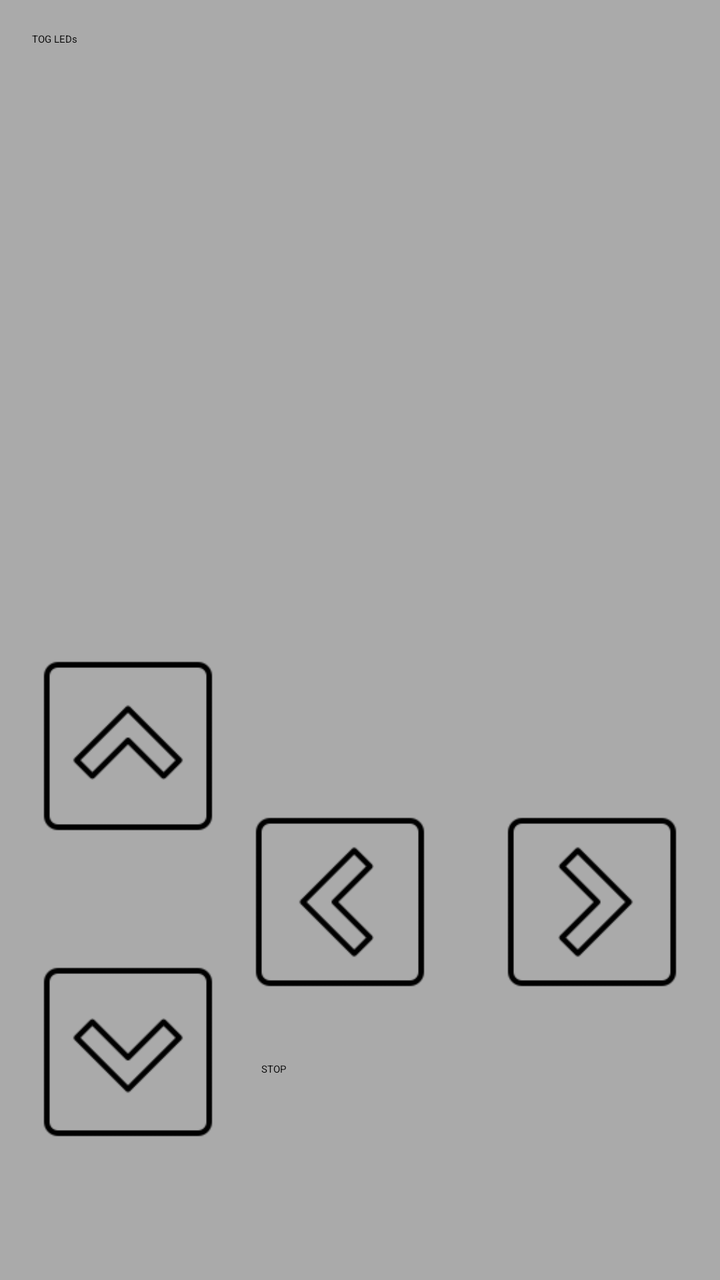
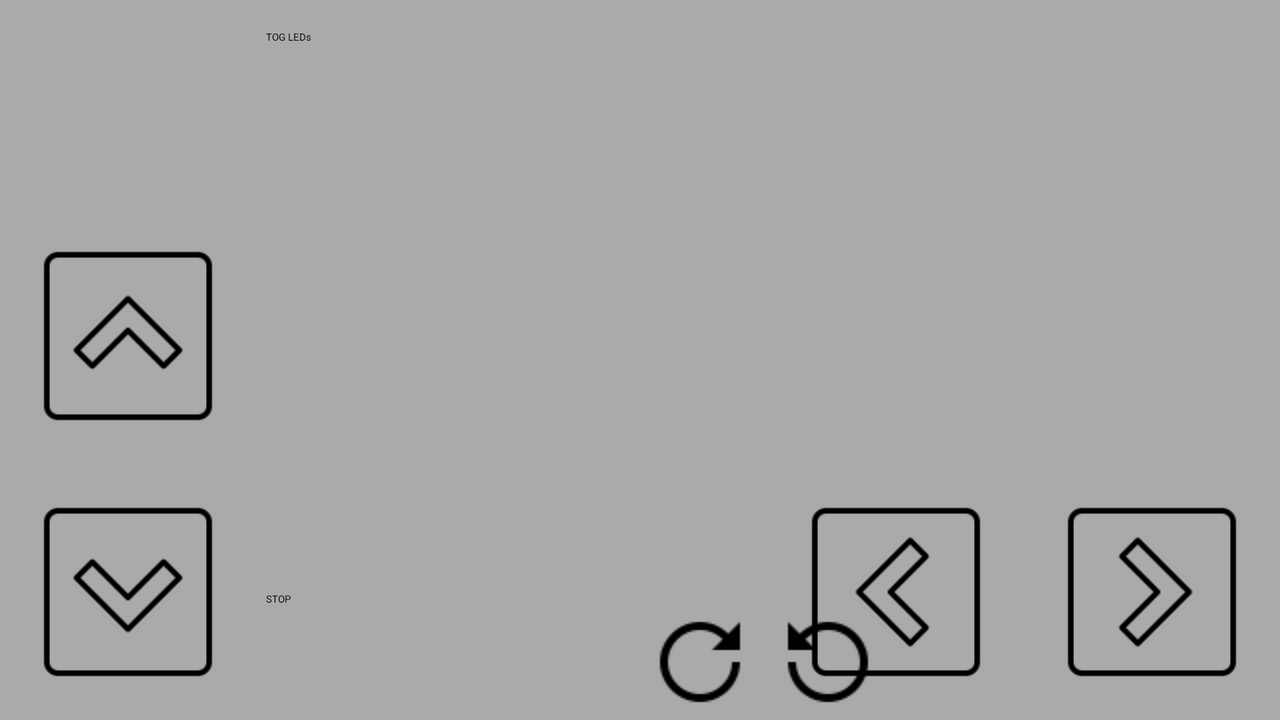

An Android layout and its configuration variant, each rendered on a device that would load it. The default file and the variant file are quoted in full after the pictures.
<!-- AndroidManifest.xml: application theme Theme.Mouse -->
<!-- res/layout/fragment_control.xml -->
<?xml version="1.0" encoding="utf-8"?>
<androidx.constraintlayout.widget.ConstraintLayout xmlns:android="http://schemas.android.com/apk/res/android"
    xmlns:app="http://schemas.android.com/apk/res-auto"
    xmlns:tools="http://schemas.android.com/tools"
    android:id="@+id/frameLayout3"
    android:layout_width="match_parent"
    android:layout_height="match_parent"
    android:background="@android:color/darker_gray"
    tools:context=".ControlFragment">

    <Button
        android:id="@+id/buttonLed"
        android:layout_width="wrap_content"
        android:layout_height="wrap_content"
        android:layout_marginStart="16dp"
        android:layout_marginTop="16dp"
        android:text="TOG LEDs"
        app:layout_constraintStart_toStartOf="parent"
        app:layout_constraintTop_toTopOf="parent" />

    <ImageButton
        android:id="@+id/buttonArrowLeft"
        android:layout_width="wrap_content"
        android:layout_height="wrap_content"
        android:layout_marginStart="5dp"
        android:layout_marginEnd="25dp"
        android:layout_marginBottom="125dp"
        android:background="?android:selectableItemBackground"
        android:scaleX=".7"
        android:scaleY=".7"
        android:src="@drawable/arrow_button"
        app:layout_constraintBottom_toBottomOf="parent"
        app:layout_constraintEnd_toStartOf="@+id/buttonArrowRight"
        app:layout_constraintStart_toEndOf="@+id/buttonArrowUp"
        tools:ignore="SpeakableTextPresentCheck" />

    <ImageButton
        android:id="@+id/buttonArrowRight"
        android:layout_width="wrap_content"
        android:layout_height="wrap_content"
        android:layout_marginBottom="125dp"
        android:background="?android:selectableItemBackground"
        android:rotation="180"
        android:scaleX=".7"
        android:scaleY=".7"
        android:src="@drawable/arrow_button"
        app:layout_constraintBottom_toBottomOf="parent"
        app:layout_constraintEnd_toEndOf="parent"
        tools:ignore="SpeakableTextPresentCheck" />

    <ImageButton
        android:id="@+id/buttonArrowUp"
        android:layout_width="wrap_content"
        android:layout_height="wrap_content"
        android:layout_marginBottom="25dp"
        android:background="?android:selectableItemBackground"
        android:rotation="90"
        android:scaleX=".7"
        android:scaleY=".7"
        android:src="@drawable/arrow_button"
        app:layout_constraintBottom_toTopOf="@+id/buttonArrowDown"
        app:layout_constraintStart_toStartOf="parent"
        tools:ignore="SpeakableTextPresentCheck" />

    <ImageButton
        android:id="@+id/buttonArrowDown"
        android:layout_width="wrap_content"
        android:layout_height="wrap_content"
        android:layout_marginBottom="50dp"
        android:background="?android:selectableItemBackground"
        android:rotation="270"
        android:scaleX=".7"
        android:scaleY=".7"
        android:src="@drawable/arrow_button"
        app:layout_constraintBottom_toBottomOf="parent"
        app:layout_constraintStart_toStartOf="parent"
        tools:ignore="SpeakableTextPresentCheck" />

    <Button
        android:id="@+id/buttonStop"
        android:layout_width="232dp"
        android:layout_height="59dp"
        android:layout_marginStart="5dp"
        android:layout_marginBottom="50dp"
        android:backgroundTint="#FB0303"
        android:text="STOP"
        app:layout_constraintBottom_toBottomOf="parent"
        app:layout_constraintEnd_toEndOf="parent"
        app:layout_constraintStart_toEndOf="@+id/buttonArrowDown" />

    <SeekBar
        android:id="@+id/seekBarSpeed"
        android:layout_width="278dp"
        android:layout_height="20dp"
        android:layout_marginStart="5dp"
        android:layout_marginEnd="5dp"
        android:layout_marginBottom="55dp"
        android:max="100"
        android:progress="50"
        app:layout_constraintBottom_toTopOf="@+id/buttonArrowLeft"
        app:layout_constraintEnd_toEndOf="parent"
        app:layout_constraintStart_toEndOf="@+id/buttonArrowUp" />

    <SeekBar
        android:id="@+id/seekBarTurn"
        android:layout_width="278dp"
        android:layout_height="20dp"
        android:layout_marginStart="5dp"
        android:layout_marginEnd="5dp"
        android:layout_marginBottom="16dp"
        android:max="100"
        android:progress="50"
        app:layout_constraintBottom_toTopOf="@+id/buttonArrowLeft"
        app:layout_constraintEnd_toEndOf="parent"
        app:layout_constraintHorizontal_bias="0.4"
        app:layout_constraintStart_toEndOf="@+id/buttonArrowUp" />
</androidx.constraintlayout.widget.ConstraintLayout>
<!-- resources referenced by this layout -->
<resources>
  <!-- drawable arrow_button: png bitmap (drawable, 1348 bytes) -->
  <style name="Theme.Mouse" parent="Theme.MaterialComponents.DayNight.DarkActionBar">
          
          <item name="colorPrimary">@color/purple_200</item>
          <item name="colorPrimaryVariant">@color/purple_700</item>
          <item name="colorOnPrimary">@color/black</item>
          
          <item name="colorSecondary">@color/teal_200</item>
          <item name="colorSecondaryVariant">@color/teal_200</item>
          <item name="colorOnSecondary">@color/black</item>
          
          <item name="android:statusBarColor" tools:targetApi="l">?attr/colorPrimaryVariant</item>
          
      </style>
</resources>
<!-- res/layout-land/fragment_control.xml (the author's variant of the layout above) -->
<!-- drawn on the phone turned sideways -->
<?xml version="1.0" encoding="utf-8"?>
<androidx.constraintlayout.widget.ConstraintLayout xmlns:android="http://schemas.android.com/apk/res/android"
    xmlns:app="http://schemas.android.com/apk/res-auto"
    xmlns:tools="http://schemas.android.com/tools"
    android:id="@+id/frameLayout3"
    android:layout_width="match_parent"
    android:layout_height="match_parent"
    android:background="@android:color/darker_gray"
    tools:context=".ControlFragment">

    <Button
        android:id="@+id/buttonLed"
        android:layout_width="wrap_content"
        android:layout_height="wrap_content"
        android:layout_marginStart="5dp"
        android:layout_marginTop="15dp"
        android:text="TOG LEDs"
        app:layout_constraintStart_toEndOf="@+id/buttonArrowUp"
        app:layout_constraintTop_toTopOf="parent" />

    <ImageButton
        android:id="@+id/buttonArrowLeft"
        android:layout_width="wrap_content"
        android:layout_height="wrap_content"
        android:background="?android:selectableItemBackground"
        android:scaleX=".7"
        android:scaleY=".7"
        android:src="@drawable/arrow_button"
        app:layout_constraintBottom_toBottomOf="parent"
        app:layout_constraintEnd_toStartOf="@+id/buttonArrowRight"
        tools:ignore="SpeakableTextPresentCheck" />

    <ImageButton
        android:id="@+id/buttonArrowRight"
        android:layout_width="wrap_content"
        android:layout_height="wrap_content"
        android:background="?android:selectableItemBackground"
        android:rotation="180"
        android:scaleX=".7"
        android:scaleY=".7"
        android:src="@drawable/arrow_button"
        app:layout_constraintBottom_toBottomOf="parent"
        app:layout_constraintEnd_toEndOf="parent"
        tools:ignore="SpeakableTextPresentCheck" />

    <ImageButton
        android:id="@+id/buttonArrowUp"
        android:layout_width="wrap_content"
        android:layout_height="wrap_content"
        android:background="?android:selectableItemBackground"
        android:rotation="90"
        android:scaleX=".7"
        android:scaleY=".7"
        android:src="@drawable/arrow_button"
        app:layout_constraintBottom_toTopOf="@+id/buttonArrowDown"
        app:layout_constraintStart_toStartOf="parent"
        tools:ignore="SpeakableTextPresentCheck" />

    <ImageButton
        android:id="@+id/buttonArrowDown"
        android:layout_width="wrap_content"
        android:layout_height="wrap_content"
        android:background="?android:selectableItemBackground"
        android:rotation="270"
        android:scaleX=".7"
        android:scaleY=".7"
        android:src="@drawable/arrow_button"
        app:layout_constraintBottom_toBottomOf="parent"
        app:layout_constraintStart_toStartOf="parent"
        tools:ignore="SpeakableTextPresentCheck" />

    <Button
        android:id="@+id/buttonStop"
        android:layout_width="232dp"
        android:layout_height="59dp"
        android:layout_marginStart="5dp"
        android:layout_marginBottom="5dp"
        android:backgroundTint="#FB0303"
        android:text="STOP"
        app:layout_constraintBottom_toBottomOf="parent"
        app:layout_constraintEnd_toEndOf="parent"
        app:layout_constraintHorizontal_bias="0.0"
        app:layout_constraintStart_toEndOf="@+id/buttonArrowDown" />

    <SeekBar
        android:id="@+id/seekBarSpeed"
        android:layout_width="230dp"
        android:layout_height="24dp"
        android:layout_marginStart="5dp"
        android:layout_marginEnd="5dp"
        android:layout_marginBottom="10dp"
        android:max="100"
        android:progress="50"
        app:layout_constraintBottom_toTopOf="@+id/seekBarTurn"
        app:layout_constraintEnd_toEndOf="parent"
        app:layout_constraintHorizontal_bias="0.0"
        app:layout_constraintStart_toEndOf="@+id/buttonArrowUp" />

    <SeekBar
        android:id="@+id/seekBarTurn"
        android:layout_width="230dp"
        android:layout_height="24dp"
        android:layout_marginStart="5dp"
        android:max="100"
        android:progress="50"
        app:layout_constraintBottom_toTopOf="@+id/buttonStop"
        app:layout_constraintStart_toEndOf="@+id/buttonArrowUp" />

    <ImageButton
        android:id="@+id/imageButtonRotateRight"
        android:layout_width="wrap_content"
        android:layout_height="wrap_content"
        android:layout_marginEnd="10dp"
        android:layout_marginBottom="5dp"
        android:background="?android:selectableItemBackground"
        android:src="@drawable/rotate_button"
        app:layout_constraintBottom_toBottomOf="parent"
        app:layout_constraintEnd_toStartOf="@+id/buttonArrowLeft"
        tools:ignore="SpeakableTextPresentCheck" />

    <ImageButton
        android:id="@+id/imageButtonRotateLeft"
        android:layout_width="wrap_content"
        android:layout_height="wrap_content"
        android:layout_marginStart="25dp"
        android:layout_marginBottom="5dp"
        android:background="?android:selectableItemBackground"
        android:rotationX="0"
        android:rotationY="180"
        android:src="@drawable/rotate_button"
        app:layout_constraintBottom_toBottomOf="parent"
        app:layout_constraintStart_toEndOf="@+id/buttonStop"
        tools:ignore="SpeakableTextPresentCheck" />

</androidx.constraintlayout.widget.ConstraintLayout>
<!-- resources referenced by the variant -->
<!-- as the phone turned sideways resolves them -->
<resources>
  <!-- drawable arrow_button: png bitmap (drawable, 1348 bytes) -->
  <!-- drawable rotate_button: png bitmap (drawable, 832 bytes) -->
  <style name="Theme.Mouse" parent="Theme.MaterialComponents.DayNight.DarkActionBar">
          
          <item name="colorPrimary">@color/purple_200</item>
          <item name="colorPrimaryVariant">@color/purple_700</item>
          <item name="colorOnPrimary">@color/black</item>
          
          <item name="colorSecondary">@color/teal_200</item>
          <item name="colorSecondaryVariant">@color/teal_200</item>
          <item name="colorOnSecondary">@color/black</item>
          
          <item name="android:statusBarColor" tools:targetApi="l">?attr/colorPrimaryVariant</item>
          
      </style>
</resources>
